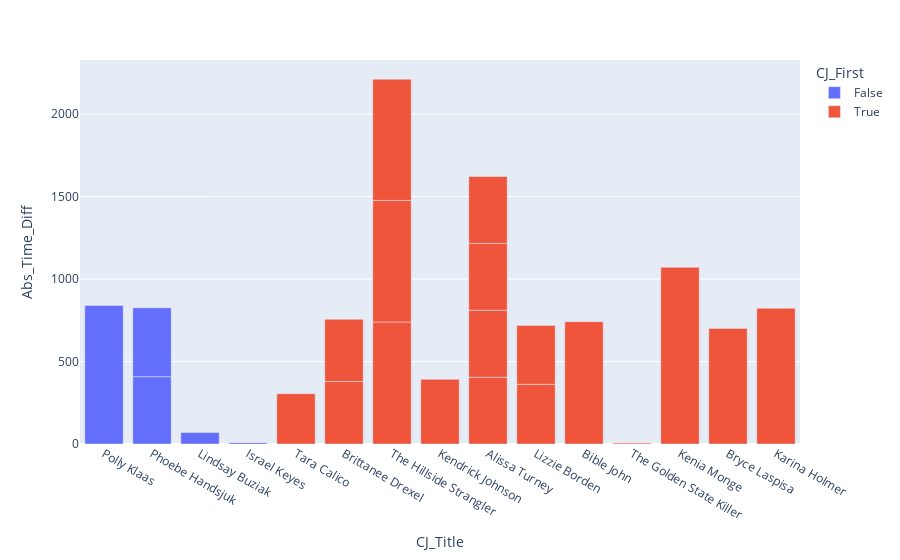

Notebook code cell kept with this figure:
### Code cell
time_chart = px.bar(joined_df, 
                    x='CJ_Title',
                    y='Abs_Time_Diff',
                    color='CJ_First')
time_chart.show()

### Figure 1 — Plotly figure (JSON) as saved in the notebook; plotly's stock layout.template omitted (floating-point values rounded to 4 significant figures)
{"data": [{"alignmentgroup": "True", "hovertemplate": "CJ_First=False<br>CJ_Title=%{x}<br>Abs_Time_Diff=%{y}<extra></extra>", "legendgroup": "False", "marker": {"color": "#636efa", "pattern": {"shape": ""}}, "name": "False", "offsetgroup": "False", "orientation": "v", "showlegend": true, "textposition": "auto", "type": "bar", "x": ["Polly Klaas", "Phoebe Handsjuk", "Phoebe Handsjuk", "Lindsay Buziak", "Israel Keyes"], "xaxis": "x", "y": [840, 408, 418, 70, 9], "yaxis": "y"}, {"alignmentgroup": "True", "hovertemplate": "CJ_First=True<br>CJ_Title=%{x}<br>Abs_Time_Diff=%{y}<extra></extra>", "legendgroup": "True", "marker": {"color": "#EF553B", "pattern": {"shape": ""}}, "name": "True", "offsetgroup": "True", "orientation": "v", "showlegend": true, "textposition": "auto", "type": "bar", "x": ["Tara Calico", "Brittanee Drexel", "Brittanee Drexel", "The Hillside Strangler", "The Hillside Strangler", "The Hillside Strangler", "Israel Keyes", "Kendrick Johnson", "Alissa Turney", "Alissa Turney", "Alissa Turney", "Alissa Turney", "Lizzie Borden", "Lizzie Borden", "Bible John", "The Golden State Killer", "Kenia Monge", "Bryce Laspisa", "Karina Holmer"], "xaxis": "x", "y": [305, 379, 377, 740, 737, 735, 1, 392, 405, 406, 405, 406, 362, 357, 742, 6, 1071, 701, 823], "yaxis": "y"}], "layout": {"barmode": "relative", "legend": {"title": {"text": "CJ_First"}, "tracegroupgap": 0}, "margin": {"t": 60}, "xaxis": {"anchor": "y", "domain": [0, 1], "title": {"text": "CJ_Title"}}, "yaxis": {"anchor": "x", "domain": [0, 1], "title": {"text": "Abs_Time_Diff"}}}}
